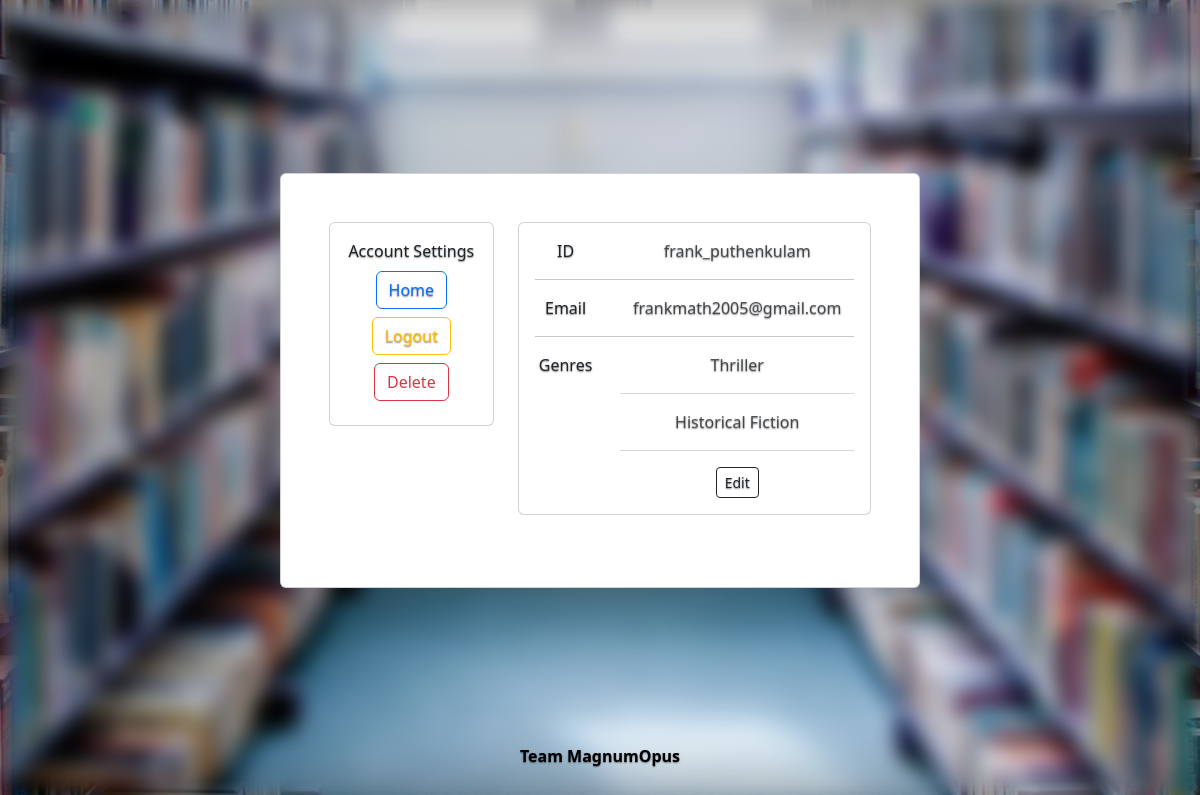
Page /profile/ (signed in) on the committed database.
### library/models.py (models this page shows)
class User(AbstractUser):
    favorite_genres = models.ManyToManyField(Genre)

class Genre(models.Model):
    genre = models.CharField(max_length=50)
    def __str__(self):
        return self.genre

### library/views/views.py (the view)
# urls.py: path("profile/", views.profile, name="profile"),
def profile(request):
    if not request.user.is_authenticated: return redirect('welcome')
    return render(request, "library/profile.html", {
        'favorite_genres': request.user.favorite_genres.all()
    })

### library/templates/library/profile.html
{% extends "library/layout.html" %}
{% load static %}
{% block body %}
<section>
    <div class="container py-5 card p-5">
      <div class="row">
        <div class="col-lg-4">
          <div class="card mb-4">
            <div class="card-body text-center">
                Account Settings
                <div class="d-flex justify-content-center mb-2 mt-2">
                  <a href='{% url "index" %}' type="button" class="btn btn-outline-primary">Home</a>
              </div>
                <div class="d-flex justify-content-center mb-2 mt-2">
                    <a href='{% url "logout" %}' type="button" class="btn btn-outline-warning">Logout</a>
                </div>
              <div class="d-flex justify-content-center mb-2">
                <button type="button" class="btn btn-outline-danger">Delete</button>
              </div>
            </div>
          </div>
        </div>
        <div class="col-lg-8">
          <div class="card mb-4">
            <div class="card-body">
              <div class="row">
                <div class="col-sm-3">
                  <p class="mb-0">ID</p>
                </div>
                <div class="col-sm-9">
                  <p class="text-muted mb-0">{{user.username}}</p>
                </div>
              </div>
              <hr>
              <div class="row">
                <div class="col-sm-3">
                  <p class="mb-0">Email</p>
                </div>
                <div class="col-sm-9">
                  <p class="text-muted mb-0">{{user.email}}</p>
                </div>
              </div>
              <hr>
              <div class="row">
                <div class="col-sm-3">
                  <p class="mb-0">Genres</p>
                  <br>
                </div>
                <div class="col-sm-9">
                  <div class="text-muted mb-0" style='overflow-wrap: break-word;'>
                    {% for genre in favorite_genres %}
                    <span>{{genre}}</span><hr>
                    {% endfor %}
                    <a class='btn btn-outline-dark btn-sm' href='{% url "choice" %}'>Edit</a>
                  </div>
                </div>
              </div>
            </div>
          </div>
        </div>
      </div>
    </div>
  </section>
{% endblock %}

### library/static/library/cover.css (style rules this page uses)
body { text-shadow: 0 .05rem .1rem rgba(0, 0, 0, .5); box-shadow: inset 0 0 5rem rgba(0, 0, 0, .5); }

### rows in the picture
User: username "frank_puthenkulam", email "frankmath2005@gmail.com"
Genre: genre "Thriller"
Genre: genre "Historical Fiction"
